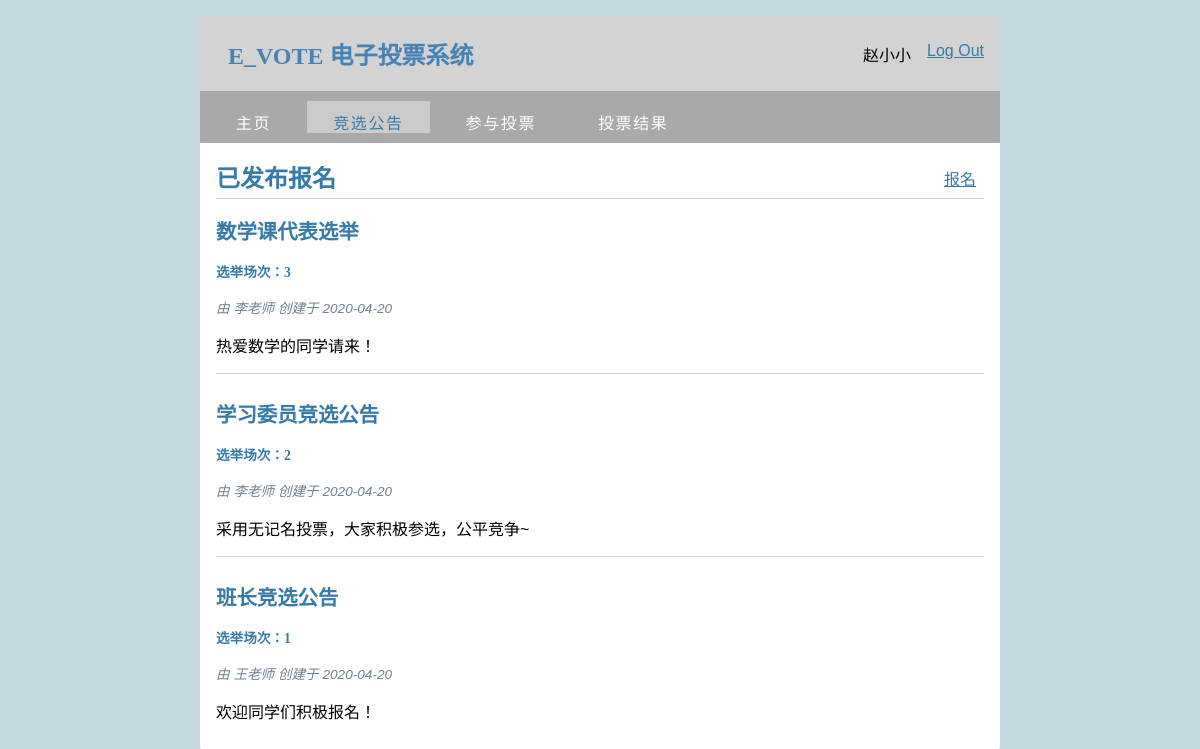
/user/notif (signed in), run on the app's committed database.
### tables this page shows
CREATE TABLE user(
  id INTEGER PRIMARY KEY AUTOINCREMENT,
  username TEXT UNIQUE NOT NULL,
  password TEXT NOT NULL,
  user_id INTEGER UNIQUE NOT NULL,
  realname TEXT NOT NULL
);

CREATE TABLE election_info(
  info_id INTEGER PRIMARY KEY AUTOINCREMENT,
  author_id INTEGER NOT NULL,
  title TEXT NOT NULL,
  body TEXT NOT NULL,
  created TIMESTAMP NOT NULL DEFAULT CURRENT_TIMESTAMP,
  FOREIGN KEY (author_id) REFERENCES admin (admin_id)
);

CREATE TABLE admin(
  id INTEGER PRIMARY KEY AUTOINCREMENT,
  username TEXT UNIQUE NOT NULL,
  password TEXT NOT NULL,
  admin_id INTEGER UNIQUE NOT NULL,
  realname TEXT NOT NULL
);

### e_vote/user.py (the view)
@bp.route('/notif')
def notif():
    db = get_db()
    posts = db.execute(
        'SELECT p.info_id, author_id, title, body, created, username'
        ' FROM election_info p JOIN admin x ON p.author_id = x.id'
        ' ORDER BY created DESC'
    ).fetchall()
    return render_template('user/notif.html', posts=posts)

### e_vote/auth.py (called while the page is built)
@bp.before_app_request
def load_logged_in_user():
    user_id = session.get('user_id')
    admin_id = session.get('admin_id')
    if user_id is None:
        g.user = get_db().execute(
            'SELECT * FROM admin WHERE id = ?', (admin_id,)
        ).fetchone()
    elif admin_id is None:
        g.user = get_db().execute(
            'SELECT * FROM user WHERE id = ?', (user_id,)
        ).fetchone()
    else:
        g.user=None

### e_vote/db.py (called while the page is built)
def get_db():
    if 'db' not in g:
        g.db=sqlite3.connect(
            current_app.config['DATABASE'],
            detect_types=sqlite3.PARSE_DECLTYPES
        )
        g.db.row_factory=sqlite3.Row
    return g.db

### e_vote/templates/user/notif.html
{% extends 'base1.html' %}
{% block menu %}
  <ul id="menu">
    <li><a href="{{ url_for('user.user_home') }}">主页</a></li>
    <li class="selected"><a href="{{ url_for('user.notif') }}">竞选公告</a></li>
    <li><a href="page.html">参与投票</a></li>
    <li><a href="another_page.html">投票结果</a></li>
  </ul>
{% endblock %}
{% block header %}
  <h1>{% block title %}已发布报名{% endblock %}</h1>
    {% if g.user %}
      <a class="action" href="{{ url_for('user.enroll_form') }}">报名</a>
    {% endif %}
{% endblock %}
{% block content %}
  {% for election_info in posts %}
    <article class="post">
      <header>
        <div>
          <h1>{{ election_info['title'] }}</h1>
          <h4>选举场次：{{ election_info['info_id'] }}</h4>
          <div class="about">由 {{ election_info['username'] }} 创建于 {{ election_info['created'].strftime('%Y-%m-%d') }}</div>
        </div>
      </header>
      <p class="body">{{ election_info['body'] }}</p>
    </article>
    {% if not loop.last %}
      <hr>
    {% endif %}
  {% endfor %}
{% endblock %}

### e_vote/templates/base1.html (shortened to what this page needs)
<!DOCTYPE html>
<html lang="en">
<link rel="stylesheet" href="{{ url_for('static', filename='style1.css') }}">
<nav>
  <h1>E_VOTE 电子投票系统</h1>
  <ul>
    {% if g.user %}
      <li><span>{{ g.user['username'] }}</span>
      <li><a href="{{ url_for('auth.logout') }}">Log Out</a>
    {% else %}
      <li><a href="{{ url_for('auth.register') }}">Register</a>
      <li><a href="{{ url_for('auth.login') }}">Log In</a>
    {% endif %}
  </ul>
</nav>
<div id="menubar">
  {% block menu %}{% endblock %}
</div>
<section class="content">
  <header>
    {% block header %}{% endblock %}
  </header>
  {% block content %}{% endblock %}
</section>
</html>

### e_vote/static/style1.css (style rules this page uses)
html { font-family: arial; background: #c3d7df; padding: 1rem; }
h1, h2, h3, h4, h5, h6 { font-family: "微软雅黑"; color: #377ba8; margin: 1rem 0; }
a { color: #377ba8; }
hr { border: none; border-top: 1px solid lightgray; }
nav { background: lightgray; display: flex; align-items: center; padding: 0 0.5rem; }
nav h1 { flex: auto; margin: 20px; color: #4682B4; }
nav ul { display: flex; list-style: none; margin: 0; padding: 0; }
nav ul li a, nav ul li span, header .action { display: block; padding: 0.5rem; }
div#menubar { margin-left: auto; margin-right: auto; max-width: 800px; height: 52px; padding: 0; background: darkgray; }
div ul#menu, div ul#menu li { float: left; margin: 0; padding: 0; }
div ul#menu li { list-style: none; }
div ul#menu li a { letter-spacing: 0.1em; font: normal 100% arial, sans-serif; display: block; float: left; height: 17px; margin: 10px 0 0 10px; padding: 9px 26px 6px 26px; text-align: center; color: #FFF; text-transform: uppercase; text-decoration: none; background: transparent; }
ul#menu li a:hover, ul#menu li.selected a, ul#menu li.selected a:hover { color: #377ba8; background: transparent url(transparent_light.png) repeat; }
.content { padding: 0 1rem 1rem; }
.content > header { border-bottom: 1px solid lightgray; display: flex; align-items: flex-end; }
.content > header h1 { flex: auto; margin: 1rem 0 0.25rem 0; }
.post > header { display: flex; align-items: flex-end; font-size: 0.85em; }
.post > header > div:first-of-type { flex: auto; }
.post > header h1 { font-size: 1.5em; margin-bottom: 0; }
.post .about { color: slategray; font-style: italic; }
.post .body { white-space: pre-line; }
.content:last-child { margin-bottom: 0; }

### data on the page
user: user.username "赵小小"
election_info: title "数学课代表选举", info_id "3", username "李老师", created "2020-04-20", body "热爱数学的同学请来！"
election_info: title "学习委员竞选公告", info_id "2", username "李老师", created "2020-04-20", body "采用无记名投票，大家积极参选，公平竞争~"
election_info: title "班长竞选公告", info_id "1", username "王老师", created "2020-04-20", body "欢迎同学们积极报名！"
